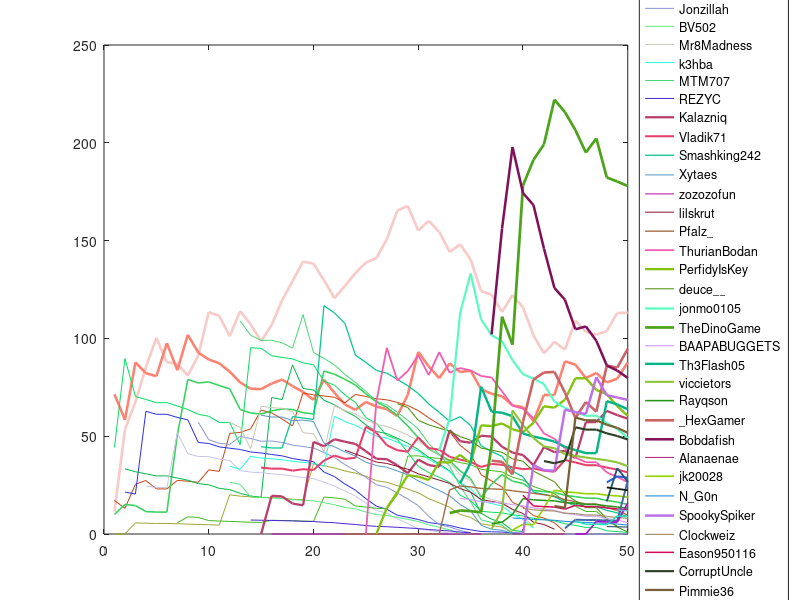

MATLAB code to generate this figure:
clear
close all

%%%%%%%%%%%%%%%%%%%%%%%%%%%%%%%%%%%%%%%%%%%%%%%%%%%%%%%%%%%%%%%%%%%%%%%%%%%
% UltraHardCore Team Selector
%%%%%%%%%%%%%%%%%%%%%%%%%%%%%%%%%%%%%%%%%%%%%%%%%%%%%%%%%%%%%%%%%%%%%%%%%%%
% This code was made to randomly assemble teams for The Diorite Experts
% UltraHardCore. However, this code can also be used for different UHC
% competitions, providing a similar ranking system is adopted.
% See more at: https://github.com/Snodog627/TheDioriteExpertsUHC

% The code at first defines the players and their scores. The players that
% are participating in the current season are then selected and some
% simulation criteria may be specified. New players' scores are denoted by
% NaN.

%% Information
addpath('Data','Functions','Figures')
load('DataS48.mat')

%% Visualization
NoP = size(Players,2);
NoS = size(Seasons,2);
legdata = cell(NoP,1);
for i = 1:NoP
    if ~isnan(Players(i).RankPosition(NoS))
        LineSize = 2*(1 - (Players(i).RankPosition(NoS)-0.5)/NoP);
    else
        LineSize = 0.1;
    end
    Col = rand(1,3);
    legdata{i} = Players(i).PlayerName;
    
    figure(1)
    plot(1:NoS,Players(i).RankHistory,'LineWidth',LineSize,'Color',Col)
    hold on
end
legend(legdata,'location','eastoutside','Interpreter','none')
